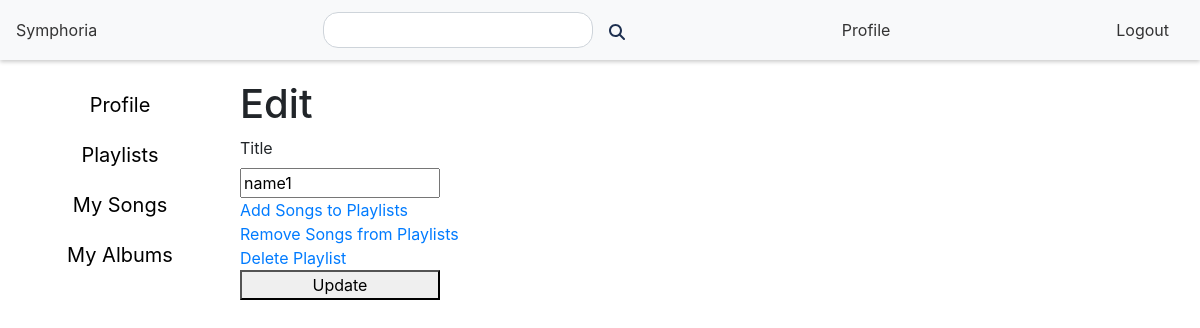
The page /my_playlists/edit/1 (signed in) on the database as committed earlier.
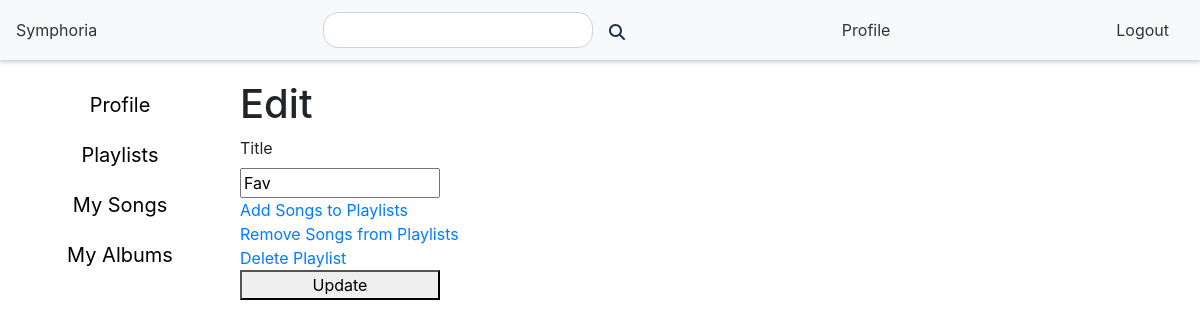
The same page on the database as committed later.
### models.py (models this page shows)
class Playlist(db.Model):
    id = db.Column(db.Integer, primary_key=True)
    name = db.Column(db.String(255), nullable=False)
    user_id = db.Column(db.Integer, db.ForeignKey('user.id'), nullable=False)

### routes.py (the view)
@app.route('/my_playlists/edit/<playlist_id>', methods=['GET','POST'])
@is_blacklist
def edit_playlist(playlist_id):
    if 'user_id' not in session:
        flash('Please log in', 'info')
        return redirect(url_for('login'))
    if session['user_id'] != Playlist.query.filter_by(id=playlist_id).first().user_id:
        flash('You are not authorized to edit this playlist', 'info')
        return redirect(url_for('index', Admin=Admin))
    if request.method == 'POST':
        playlist_name = request.form.get('title')
        if playlist_name == '':
            flash("Title can't be empty", 'info')
            return redirect(url_for('edit_playlist', Admin=Admin, playlist_id=playlist_id))
        playlist = Playlist.query.filter_by(id=playlist_id).first()
        playlist.name = playlist_name
        db.session.commit()
        flash('Playlist updated', 'info')
        return redirect(url_for('my_playlists', Admin=Admin))
    else:
        playlist = Playlist.query.filter_by(id=playlist_id).first()
        return render_template('edit_playlist.html', Admin=Admin, playlist=playlist)

### routes.py (called while the page is built)
def is_blacklist(f):
    @wraps(f)
    def decorated_function(*args, **kwargs):
        if 'user_id' in session:
            user = User.query.filter_by(id=session['user_id']).first()
            if user and user.blacklist:
                flash('You are blacklisted', 'info')
                return redirect(url_for('logout'))
        return f(*args, **kwargs)
    return decorated_function

### templates/edit_playlist.html (shortened to what this page needs)
{% extends 'layout.html' %}
{% block content %}
        <nav class="navbar">
        <a href="/">Symphoria</a>
        <form action="/search" method="POST">
            {% if session['search'] %}
                <input type="text" name="search" value="{{ session['search'] }}">
            {% else %}
                <input type="text" name="search" value="">
            {% endif %}
            <button type="submit"><img src="{{ url_for('static', filename='magnifying-glass-solid.svg') }}" alt=""></button>
        </form>
        <a href="/profile">Profile</a>
        <a href="/logout">Logout</a>
    </nav>
    <div class="content-container">
    <div class="menubar">
        <a href="/profile">Profile</a>
        <a href='/my_playlists'>Playlists</a>
        <a href='/my_songs'>My Songs</a>
        <a href="/my_albums">My Albums</a>
    </div>
    <div class="info">
        <h1>Edit</h1>
        <form action="/my_playlists/edit/{{ playlist.id }}" method="POST" class="formy">
            <label for="title">Title</label>
            <input type="text" name="title" id="title" value="{{ playlist.name }}" required>
            <a href="/my_playlists/edit/{{ playlist.id }}/add_song">Add Songs to Playlists</a>
            <a href="/my_playlists/edit/{{ playlist.id }}/remove_song">Remove Songs from Playlists</a>
            <a href="/my_playlists/delete/{{ playlist.id }}">Delete Playlist</a>
            <button type="submit">Update</button>
        </form>
    </div>
    </div>
{% endblock %}

Rows that differ between the two databases and show on the page:
changed Playlist: title "name1" → "Fav"
